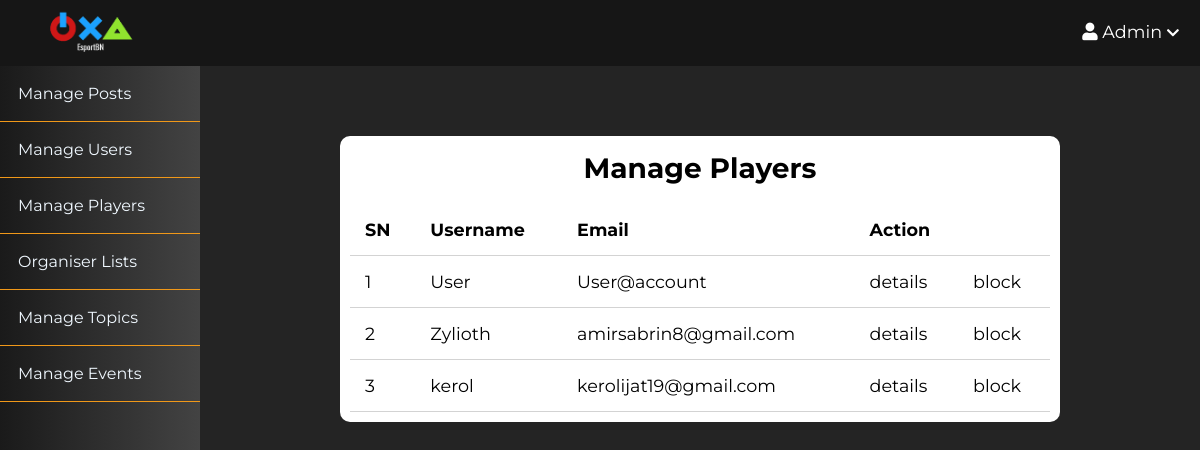
Page /admin/players/index.php (signed in) on the committed database.
### tables this page shows
CREATE TABLE `users` (
  `id` int(11) NOT NULL,
  `admin` tinyint(4) NOT NULL,
  `username` varchar(255) NOT NULL,
  `email` varchar(255) NOT NULL,
  `password` varchar(255) NOT NULL,
  `code` mediumint(50) NOT NULL,
  `status` text NOT NULL,
  `created_at` timestamp NOT NULL DEFAULT current_timestamp(),
  `bio` text NOT NULL DEFAULT 'No Bio Yet ... ',
  `instagram` text NOT NULL DEFAULT 'EsportBrunei',
  `steam` text NOT NULL DEFAULT 'SteamID',
  `discord` text NOT NULL DEFAULT 'name#0000',
  `pic` varchar(255) NOT NULL DEFAULT '1634018908_profile.png',
  `blocked` tinyint(4) NOT NULL,
  `proof` varchar(255) NOT NULL,
  `organiser_status` int(11) NOT NULL,
  `phone_number` int(7) NOT NULL,
  `details` text NOT NULL
);

### app/controllers/users.php (called while the page is built, shortened)
<?php
include(ROOT_PATH . "/app/database/db.php");
$table = 'users';
$admin_users = selectAll($table, array('admin'=> 0));

### app/database/db.php (called while the page is built, shortened)
<?php
require('connect.php');
function executeQuery($sql, $data)
{
    global $conn;
    $stmt = $conn->prepare($sql);
    $values = array_values($data);
    $types = str_repeat('s', count($values));
    $stmt->bind_param($types, ...$values);
    $stmt->execute();
    return $stmt;
}
function selectAll($table, $conditions = [])
{
    global $conn;
    $sql = "SELECT * FROM $table";
    if (empty($conditions)) {
        $stmt = $conn->prepare($sql);
        $stmt->execute();
        $records = $stmt->get_result()->fetch_all(MYSQLI_ASSOC);
        return $records;
    } else {
        $i = 0;
        foreach ($conditions as $key => $value) {
            if ($i === 0) {
                $sql = $sql . " WHERE $key=?";
            } else {
                $sql = $sql . " AND $key=?";
            }
            $i++;
        }
        $stmt = executeQuery($sql, $conditions);
        $records = $stmt->get_result()->fetch_all(MYSQLI_ASSOC);
        return $records;
    }
}

### admin/players/index.php (the view, shortened to what this page needs)
<?php include(ROOT_PATH . "/app/controllers/users.php");
?>
<!DOCTYPE html>
<html lang="en">
    <head>
        <link rel="stylesheet"
            href="https://use.fontawesome.com/releases/v5.7.2/css/all.css"
>
        <link rel="stylesheet" href="../../assets/css/style.css">
        <link rel="stylesheet" href="../../assets/css/admin.css">
    </head>
    <body>
    <?php include(ROOT_PATH . "/app/includes/AdminHeader.php"); ?>
        <div class="admin-wrapper">
        <?php include(ROOT_PATH . "/app/includes/AdminSidebar.php"); ?>
            <div class="admin-content">
                <div class="content">
                    <h2 class="page-title">Manage Players</h2>
                    <table>
                        <thead>
                            <th>SN</th>
                            <th>Username</th>
                            <th>Email</th>
                            <th colspan="3">Action</th>
                        </thead>
                        <tbody>
                            <?php foreach ($admin_users as $key => $user): ?>
                                <tr>
                                    <td><?php echo $key + 1; ?></td>
                                    <td><?php echo $user['username']; ?></td>
                                    <td><?php echo $user['email']; ?></td>
                                    <td><a href="details.php?id=<?php echo $user['id']; ?>" >details</a></td>
                                    <?php if ($user['blocked'] == 1): ?>
                                        <td><a href="details.php?blocked=0&p_id=<?php echo $user['id'] ?>" class="unblock">unblock</a></td>
                                    <?php else: ?>
                                        <td><a href="details.php?blocked=1&p_id=<?php echo $user['id'] ?>" class="block">block</a></td>
                                    <?php endif; ?>
                                </tr>
                            <?php endforeach; ?>
                        </tbody>
                    </table>
                </div>
            </div>
        </div>
    </body>
</html>

### assets/css/style.css (style rules this page uses)
* { box-sizing: border-box; }
html, body { height: 100%; padding: 0px; margin: 0px; background: #242424; font-family: "Montserrat", serif ; }
h2, h3, h4, h5, h6 { font-family: "Montserrat", serif; color: black; margin: 5px; }
a { text-decoration: none; color: inherit; }
.content { width: 90%; margin: 30px auto 30px; background: white; border-radius: 10px; padding : 10px; }

### assets/css/admin.css (style rules this page uses)
.admin-wrapper { display: flex; height: calc(100% - 66px); }
.admin-wrapper .admin-content { flex: 8; height: 100%; padding: 40px 100px 100px; overflow-y: scroll; }
.admin-content .page-title { color: black; font-size: 28px; text-align: center; margin-bottom: 1.2rem; }
table { width: 100%; border-collapse: collapse; font-size: 1.1rem; }
th, td { padding: 15px; text-align: left; border-bottom: 1px solid #d3d3d3; }

### rows in the picture
users: username "User", email "User@account"
users: username "Zylioth", email "amirsabrin8@gmail.com"
users: username "kerol", email "kerolijat19@gmail.com"

### other values in the picture
$_SESSION['username'] "Admin"
